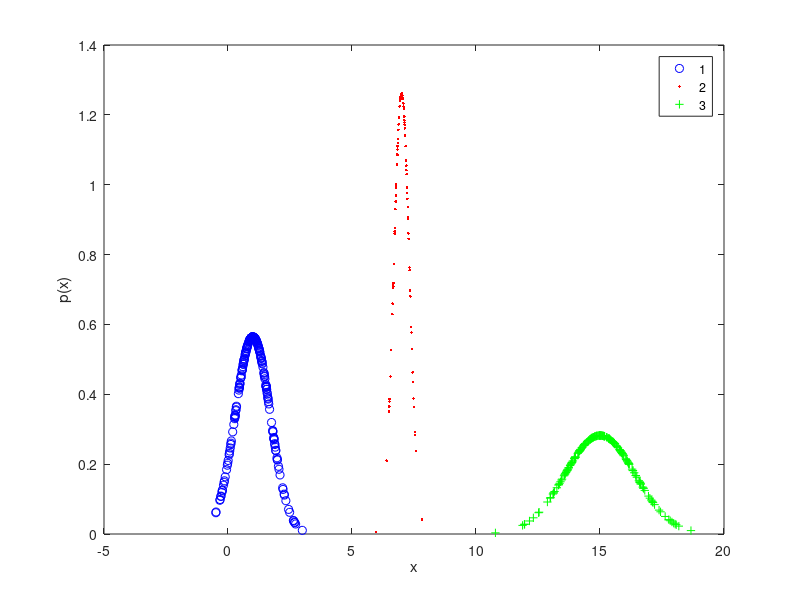

MATLAB code to generate this figure:
clc,clear,close all;
P=[0.4 0.2 0.4];  N=500;
mu1=1;    mu2=7;   mu3=15;
sigma1=0.5;  sigma2=0.1; sigma3=2;
num1=floor(N*P(1));
num2=floor(N*P(2));
num3=floor(N*P(3));
rng('default')
R1=normrnd(mu1,sqrt(sigma1),1,num1);
R2=normrnd(mu2,sqrt(sigma2),1,num2);
R3=normrnd(mu3,sqrt(sigma3),1,num3);
p1=exp(-0.5*(R1-mu1).^2/sigma1)/sqrt(2*pi*sigma1);
p2=exp(-0.5*(R2-mu2).^2/sigma2)/sqrt(2*pi*sigma2);
p3=exp(-0.5*(R3-mu3).^2/sigma3)/sqrt(2*pi*sigma3);
hold on
plot(R1,p1,'bo');
plot(R2,p2,'r.');
plot(R3,p3,'g+');
legend('1','2','3');box on;
xlabel('x'),ylabel('p(x)');%,title('单变量正态分布');
hold off